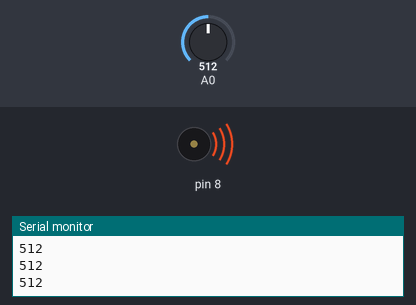
A sketch run on a simulated Arduino Uno, built with avr-gcc and run on an emulated ATmega328P. Shown: buzzer (waves = sounding), the last lines printed to the serial monitor. The inputs (shaded band) are chosen by the test bench; at power-on: A0 = 512.

Above: at 1.2 s.
1.3 s: A0 set to 532
2.8 s: A0 set to 560
At 4.2 s:
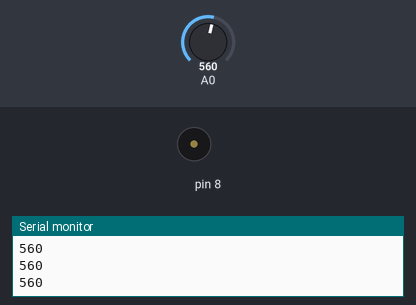
4.5 s: A0 set to 540
At 5.7 s:
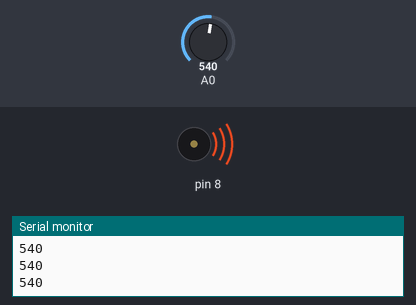
6.3 s: A0 set to 313
7.8 s: A0 set to 283
At 8.4 s:
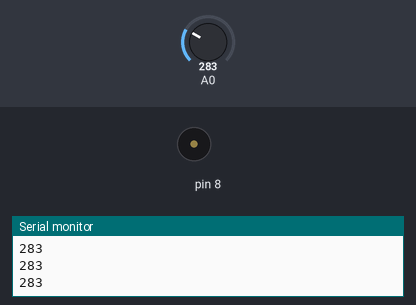
Timing chart, 0 to 10.5 s (numbered marks = the images above; inputs shaded):
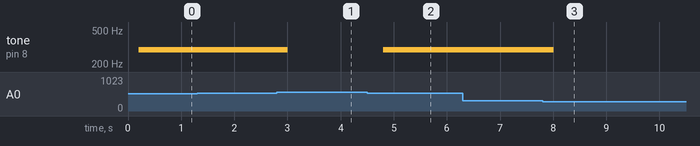

Measured:
- the behaviour switches between 550 and 551 on A0 (found by bisection; images 0 and 1)
- the behaviour switches between 300 and 299 on A0 (found by bisection; images 2 and 3)
- after the input at 2.8 s, tone on pin 8: 293 Hz → silent after 0.20 s
- after the input at 4.5 s, tone on pin 8: silent → 293 Hz after 0.31 s
- after the input at 7.8 s, tone on pin 8: 293 Hz → silent after 0.21 s

The sketch:

Keyboard.ino
```cpp
//float notes[]={261.626,349.228,493.883,329.628,293.665}; // Alien Theme Song
//float notes[]={329.628,293.665,261.626,391.995}; // Mary Had A Little Lamb
float notes[]={329.628,349.228,391.995,293.665,261.626}; // Ode To Joy By Beethoven

void setup() {
  Serial.begin(9600);
  }

void loop() {
  int keyVal=analogRead(A0);
  Serial.println(keyVal);
  delay(200);

  if (keyVal>=1010) {

  }
    if(keyVal>=1010) {
      tone(8,notes[0]);
    }
    else if(keyVal>=800&&keyVal<=1010) {
      tone(8,notes[1]);
    }
    else if(keyVal>=600&&keyVal<=800) {
      tone(8,notes[2]);
    }
    else if(keyVal>=300&&keyVal<=550) {
      tone(8,notes[3]);
    }
    else if(keyVal>=5&&keyVal<=10) {
      tone(8,notes[4]);
    }
    else {
      noTone(8);
    }

  }
```
